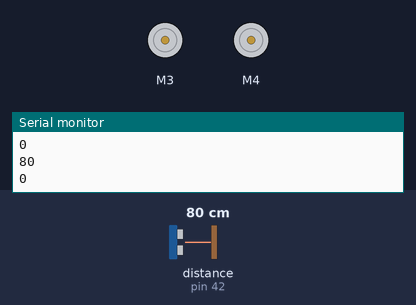
The sketch below on a simulated Arduino Uno, built with avr-gcc and run on an emulated ATmega328P. On the bench: 2 × DC motor (green arrow = forward, orange = backward, longer = faster), the last lines printed to the serial monitor. The inputs (shaded band) are chosen by the test bench; at power-on: distance to the obstacle (sensor on pin 42) 80 cm.

Above: at 1.2 s.
1.3 s: distance to the obstacle (sensor on pin 42) set to 22 cm
2.8 s: distance to the obstacle (sensor on pin 42) set to 18 cm
At 3.4 s:
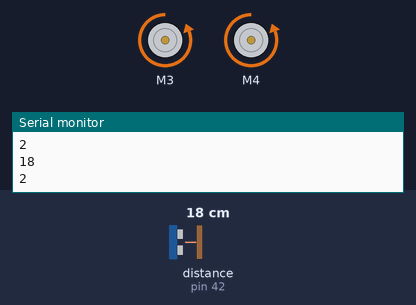
4.3 s: distance to the obstacle (sensor on pin 42) set to 21 cm
5.8 s: distance to the obstacle (sensor on pin 42) set to 24 cm
At 6.9 s:
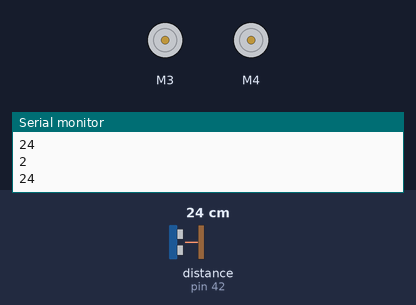
7.3 s: distance to the obstacle (sensor on pin 42) set to 30 cm
At 8.5 s:
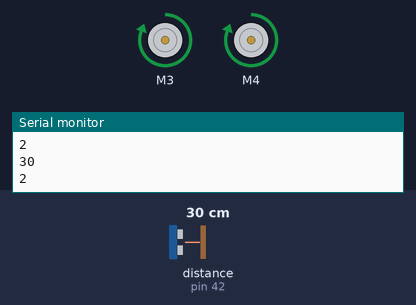
8.8 s: distance to the obstacle (sensor on pin 42) set to 2 cm
At 9.3 s:
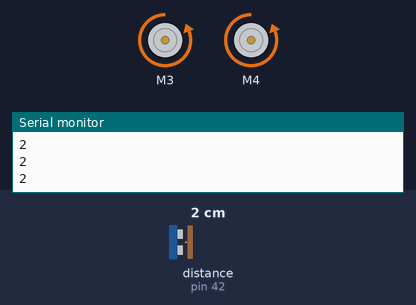
Timing chart, 0 to 11.4 s (numbered marks = the images above; inputs shaded):
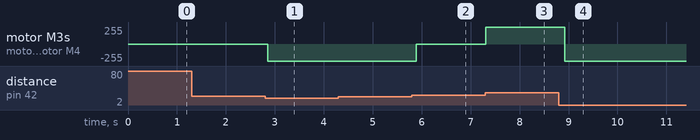

Measured:
- the behaviour switches between 20 and 19 cm on distance to the obstacle (sensor on pin 42) (found by bisection; images 0 and 1)
- the behaviour switches between 22 and 23 cm on distance to the obstacle (sensor on pin 42) (found by bisection; images 1 and 2)
- the behaviour switches between 27 and 28 cm on distance to the obstacle (sensor on pin 42) (found by bisection; images 2 and 3)
- after the input at 2.8 s, motor M3, motor M4: stopped → backward 255/255 after 0.06 s
- after the input at 5.8 s, motor M3, motor M4: backward 255/255 → stopped after 0.09 s
- after the input at 7.3 s, motor M3, motor M4: stopped → forward 255/255 at once
- after the input at 8.8 s, motor M3, motor M4: forward 255/255 → backward 255/255 after 0.12 s

The sketch:

auto.ino
```cpp
#include <AFMotor.h>
#include <Ultrasonic.h>

// declare pins
#define MOTOR_L   3
#define MOTOR_R   4
#define ULTRASONIC_SENSOR   42

//  create objects
Ultrasonic ultrasonic(ULTRASONIC_SENSOR);
AF_DCMotor motorL(MOTOR_L);
AF_DCMotor motorR(MOTOR_R);

void setup() {

//  set up serial monitor
  Serial.begin(9600);

}

void move_robot(int cmd)
{
  switch(cmd)
  {
//    stop
    case 0:
      motorL.setSpeed(0);
      motorR.setSpeed(0);
      break;

//    move forward
    case 1:
      motorL.run(FORWARD);
      motorR.run(FORWARD);
      motorL.setSpeed(255);
      motorR.setSpeed(255);
      break;

//    move backward
    case 2:
      motorL.run(BACKWARD);
      motorR.run(BACKWARD);
      motorL.setSpeed(255);
      motorR.setSpeed(255);
      break;

//  turn left
    case 3:
      motorL.run(BACKWARD);
      motorR.run(FORWARD);
      motorL.setSpeed(255);
      motorR.setSpeed(255);
      break;

//  turn right
    case 4:
      motorL.run(FORWARD);
      motorR.run(BACKWARD);
      motorL.setSpeed(255);
      motorR.setSpeed(255);
      break;


  }
}


int command;
int distance;
int stage = 0;
/*
 * 0 - wait for detection
 * 1 - turn and search
 * 2 - follow
 */
int count = 0;
int countLimit = 50;
int interval = 200;
int limit = 25;

int tolerance = 3;

void loop()
{
  distance = ultrasonic.MeasureInCentimeters();

// update stage
  if ((stage == 0) && (distance+2*tolerance <= limit))  // stage 0 and no detection
  {
    stage = 2;
  }
  else if ((stage == 2) && (distance-2*tolerance > limit)) // lost detection while following
  {
    stage = 1;
  }
  else if ((stage == 1) && (distance-2*tolerance > limit) && (count < countLimit)) // turn and search
  {
    count += 1;
  }
  else if ((stage == 1) && (distance-2*tolerance > limit) && (count == countLimit)) // turn, search and still no detection
  {
    stage = 0;
    count = 0;
  }
  else if ((stage == 1) && (distance-2*tolerance+5 <= limit))  // turn, search and get detection
  {
    stage = 2;
    count = 0;
  }

  Serial.println(distance);
  Serial.println(stage);

// carry out stage
  switch(stage)
  {
    case 0:
    move_robot(0);
      break;

    case 1:
      move_robot(3);
      break;

    case 2:
      if ((distance-tolerance < limit) && (distance+tolerance > limit))
      {
        move_robot(0);
      }
      else if (distance > limit)
      {
        move_robot(1);
      }
      else
      {
        move_robot(2);
      }
      break;
  }

  delay(interval);
}
```
